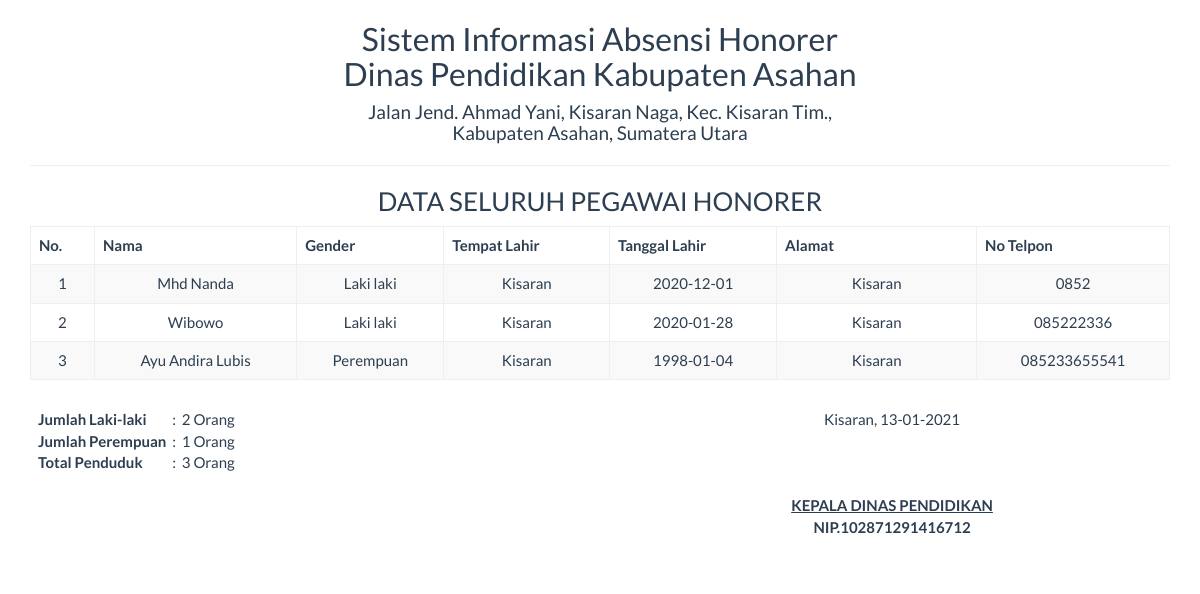
/report/pegawai_semua.php, run on the app's committed database.
### tables this page shows
CREATE TABLE `pegawai` (
  `id_pegawai` int(11) NOT NULL,
  `nama` varchar(255) NOT NULL,
  `jenis_kelamin` varchar(20) NOT NULL,
  `tempat_lahir` varchar(20) NOT NULL,
  `tgl_lahir` date NOT NULL,
  `alamat` varchar(255) NOT NULL,
  `no_telpon` varchar(15) NOT NULL
);

### report/pegawai_semua.php (the view, shortened to what this page needs)
<!DOCTYPE html>
<html>
    <head>
        <link href="../Assets/css/bootstrap.min.css" rel="stylesheet" type="text/css"/>
    </head>
    <body onload="print()">
        <?php
        include '../config/koneksi.php';
        ?>
        <div class="container">
            <div class='row'>
                <div class="col-sm-12">
                    <div class="text-center">
                        <h2>Sistem Informasi Absensi Honorer <br> Dinas Pendidikan Kabupaten Asahan</h2>
                        <h4>Jalan Jend. Ahmad Yani, Kisaran Naga, Kec. Kisaran Tim., <br> Kabupaten Asahan, Sumatera Utara</h4>
                        <hr>
                        <h3>DATA SELURUH PEGAWAI HONORER</h3>
                        <table id="dtskripsi" class="table table-bordered table-striped table-hover">
                            <thead>
                                <tr>
                                    <th>No.</th>
                                    <th>Nama</th>
                                    <th>Gender</th>
                                    <th>Tempat Lahir</th>
                                    <th>Tanggal Lahir</th>
                                    <th width="200px">Alamat</th>
                                    <th>No Telpon</th>
                                </tr>
                            </thead>
                            <tbody>
                                <?php
                                $sql = "SELECT * FROM pegawai";
                                $query = mysqli_query($koneksi, $sql) or die("SQL Anda Salah");
                                $nomor = 0;
                                while ($data = mysqli_fetch_array($query)) {
                                    $nomor++;
                                    ?>
                                    <tr>
                                        <td><?= $nomor ?></td>
                                        <td><?= $data['nama'] ?></td>
                                        <td><?= $data['jenis_kelamin'] ?></td>
                                        <td><?= $data['tempat_lahir'] ?></td>
                                        <td><?= $data['tgl_lahir'] ?></td>
                                        <td><?= $data['alamat'] ?></td>
                                        <td><?= $data['no_telpon'] ?></td>
                                    </tr>
                                <?php } ?>
                            </tbody>
                        </table>
                        <table class="table">
                                <tbody>
                                    <tr>
                                        <td>
                                            <table>
                                                <?php
                                                    $sql1 = "SELECT id_pegawai FROM pegawai WHERE jenis_kelamin='Laki laki'";
                                                    $query1 = mysqli_query($koneksi, $sql1) or die("SQL Anda Salah");
                                                    $laki = mysqli_num_rows($query1);
                                                    $sql2 = "SELECT id_pegawai FROM pegawai  WHERE jenis_kelamin='Perempuan'";
                                                    $query2 = mysqli_query($koneksi, $sql2) or die("SQL Anda Salah");
                                                    $perempuan = mysqli_num_rows($query2);
                                                    $sql3 = "SELECT id_pegawai FROM pegawai ";
                                                    $query3 = mysqli_query($koneksi, $sql3) or die("SQL Anda Salah");
                                                    $total = mysqli_num_rows($query3);
                                                ?>
                                                <tr>
                                                    <th >Jumlah Laki-laki</th><td>&nbsp;  : &nbsp;</td><td> <?= $laki ?> Orang</td>
                                                </tr>
                                                <tr>
                                                    <th>Jumlah Perempuan</th><td>&nbsp;  : &nbsp;</td><td> <?= $perempuan ?> Orang</td>
                                                </tr>
                                                <tr>
                                                    <th>Total Penduduk</th><td>&nbsp;  : &nbsp;</td><td> <?= $total ?> Orang</td>
                                                </tr>
                                            </table>
                                        </td>
                                        <td></td>
                                        <td>
                                            <div class="text-center">
                                                Kisaran,  <?= date("d-m-Y") ?>
                                                <br><br><br><br>
                                                <u><strong>KEPALA DINAS PENDIDIKAN<strong></u><br>
                                                NIP.102871291416712
                                            </div>
                                        </td>
                                    </tr>
                                </tbody>
                        </table>
                    </div>
                </div>
            </div>
    </body>
</html>

### data on the page
pegawai: nama "Mhd Nanda", jenis_kelamin "Laki laki", tempat_lahir "Kisaran", tgl_lahir "2020-12-01", alamat "Kisaran", no_telpon "0852"
pegawai: nama "Wibowo", jenis_kelamin "Laki laki", tempat_lahir "Kisaran", tgl_lahir "2020-01-28", alamat "Kisaran", no_telpon "085222336"
pegawai: nama "Ayu Andira Lubis", jenis_kelamin "Perempuan", tempat_lahir "Kisaran", tgl_lahir "1998-01-04", alamat "Kisaran", no_telpon "085233655541"

### other printed values
$laki "2"
$perempuan "1"
$total "3"
